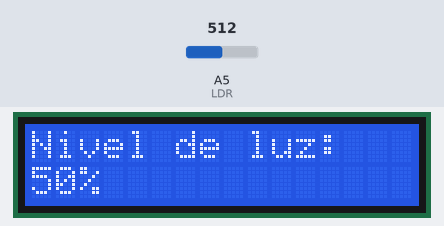
Bench run of a sketch on a simulated Arduino Uno, built with avr-gcc and run on an emulated ATmega328P. Parts: 16×2 character LCD. The inputs (shaded band) are chosen by the test bench; at power-on: A5 (LDR) = 512.

Above: at 1.2 s.
1.3 s: A5 (LDR) set to 113
At 2.2 s:
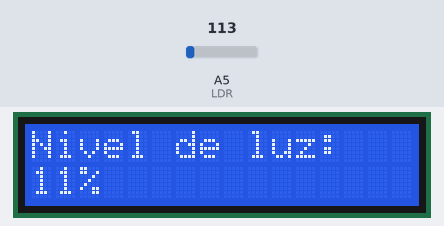
2.8 s: A5 (LDR) set to 94
At 3.3 s:
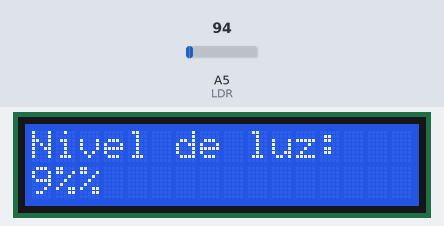
4.3 s: A5 (LDR) set to 122
At 5.6 s:
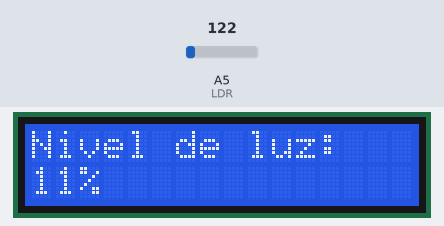
Timing chart, 0 to 7.3 s (numbered marks = the images above; inputs shaded):
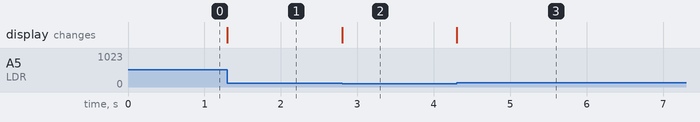

The sketch:

Practica5.1.ino
```cpp
#include <LiquidCrystal.h>

#define LDR 5
#define PIN1 7
#define PIN2 8
#define PIN3 9
#define PIN4 10
#define PIN5 11
#define PIN6 12

LiquidCrystal lcd(PIN1, PIN2, PIN3, PIN4, PIN5, PIN6);
int value, normalizedValue;

void setup() {
  pinMode(LDR, INPUT);
  pinMode(PIN1, OUTPUT);
  pinMode(PIN2, OUTPUT);
  pinMode(PIN3, OUTPUT);
  pinMode(PIN4, OUTPUT);
  pinMode(PIN5, OUTPUT);
  pinMode(PIN6, OUTPUT);
  lcd.begin(16, 2);
  lcd.print("Nivel de luz:");
}

void loop() {
  value = analogRead(LDR);
  normalizedValue = map(value, 0, 1023, 0, 100);
  lcd.setCursor(0, 1);
  lcd.print(normalizedValue);
  lcd.print("%");
}
```

Measured:
- the behaviour switches between 103 and 102 on A5 (LDR) (found by bisection; images 1 and 2)
- after the input at 1.3 s, the display: changes at once (image 1)
- after the input at 2.8 s, the display: changes at once (image 2)
- after the input at 4.3 s, the display: changes at once (image 3)
